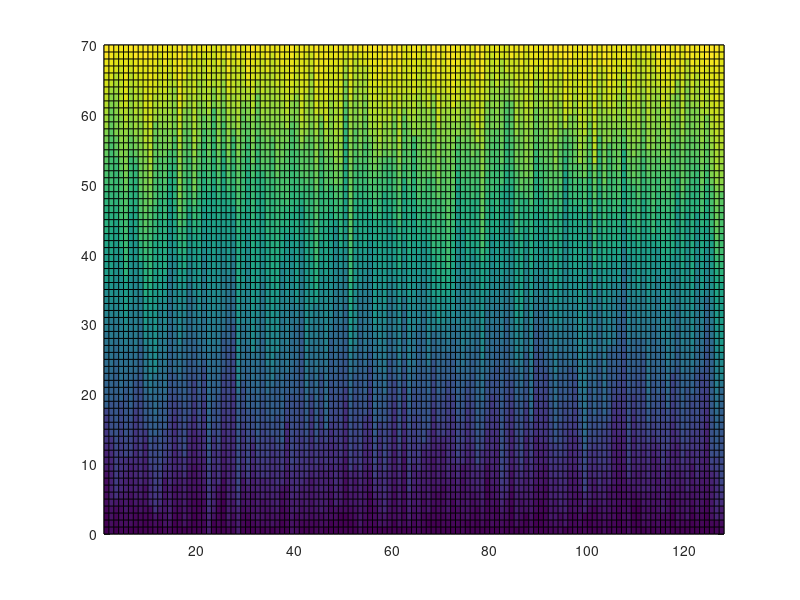

Recreate this plot in MATLAB. (Note: this script raises an error after producing the figure.)
% Data
clearvars;
%%
x{1} = (.2:.2:2).';
%%
z{1} = rand(10,1);
x{2} = 1:4;
z{2} = randn(4,1);

x{3} = 1:40;
z{3} = randn(40,1);


% Plotting
figure;
hold on;
for i = 1:length(x)
      plot3(x{i}, i*ones(size(x{i})), z{i});
end
hold off;
grid on;
set(gca,'CameraPosition',[-19 -5 5]);
set(gca,'CameraViewAngle',8);
% axlim = axis;
% for i = 1:length(x)
%       patch(axlim([1 1 2 2]), [i i i i], axlim([5 6 6 5]), [.8 .9 .8], 'FaceAlpha', .4);
% end

%%
x=[100 100 200 200];
y=[1 5 5 1];
z=[1114.8 826 1370.4 1711.6 ];
patch(x,y,z);colorbar;


%%
pointsize = 10;
scatter(x, y, pointsize, z);
%% 
clearvars;
[x, y] = meshgrid(1:128, 0:70); % 2d meshgrid
z = sort(rand(size(x))); % sample data, use your own variable
p = pcolor(x,y,z);
p.EdgeAlpha = 0;
colorbar;